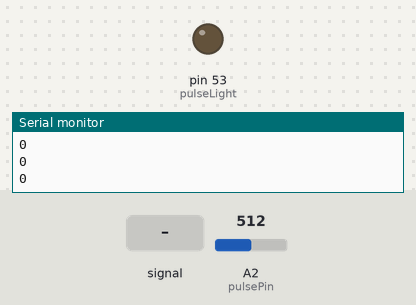
Bench run of a sketch on a simulated Arduino Mega 2560, built with avr-gcc and run on an emulated ATmega2560. Parts: output pins drawn as LEDs (lit = HIGH), the last lines printed to the serial monitor. The test bench sets the inputs (shaded band); at power-on: A2 (pulsePin) = 512.

Above: at 1.2 s.
1.3 s: A2 (pulsePin) fed a 200 Hz sine of ±81 counts around its level
At 1.71 s:
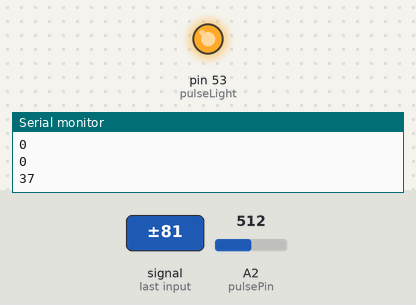
4.3 s: A2 (pulsePin) set to 306
Timing chart, 0 to 7.6 s (numbered marks = the images above; inputs shaded):
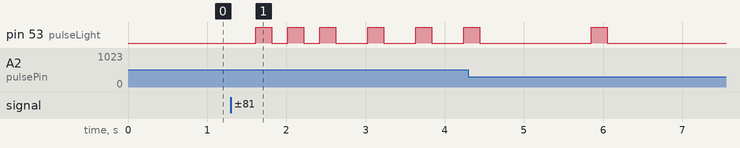

Measured:
- after the input at 1.3 s, pin 53 (pulseLight): goes HIGH 0.20 s, LOW 0.20 s, HIGH 0.20 s, LOW 0.20 s, 3 × (HIGH 0.20 s, LOW 0.40 s), then HIGH, starting after 0.31 s

The sketch:

pulseTest.ino
```cpp
int pulsePin = A2;
int pulseLight = 53;
int pulseSignal;
const int smoothVarPulse = 10;
const int bpmMillis = 2;
double bpm[bpmMillis];
int bpmcounterPulse = 0;
int signalData[smoothVarPulse];
int counterPulse = 0;
int sD;
int beats;
int lastCount1 = 0;
int lastCount2 = 100000;

void setup() {
  // put your setup code here, to run once:
  pinMode(pulseLight,OUTPUT);
  Serial.begin(9600);
}

void loop() {
  // put your main code here, to run repeatedly:
  if (abs(lastCount2 - lastCount1) > 200) {
    pulseSignal = analogRead(pulsePin);
    signalData[counterPulse%smoothVarPulse] = pulseSignal;
    sD = 0;
    for (int i = 0; i < smoothVarPulse; i++) {
      sD = sD + signalData[i];
    }
    signalData[counterPulse%smoothVarPulse] = (sD + pulseSignal) / (1 + smoothVarPulse);
    if (signalData[(counterPulse-2)%smoothVarPulse] < signalData[(counterPulse-1)%smoothVarPulse] && signalData[(counterPulse-1)%smoothVarPulse] > signalData[counterPulse%smoothVarPulse]) {
      digitalWrite(pulseLight, HIGH);
      bpm[bpmcounterPulse%bpmMillis] = millis();
      bpmcounterPulse = bpmcounterPulse + 1;

      beats = 60.0/(abs(bpm[0] - bpm[1])/1000.0);
    } else {
      digitalWrite(pulseLight, LOW);
    }

    lastCount2 = millis();
    //Serial.println(signalData[counterPulse%smoothVarPulse]);
    Serial.println(String(beats));
    counterPulse = counterPulse + 1;
  }
  lastCount1 = millis();


}
```
